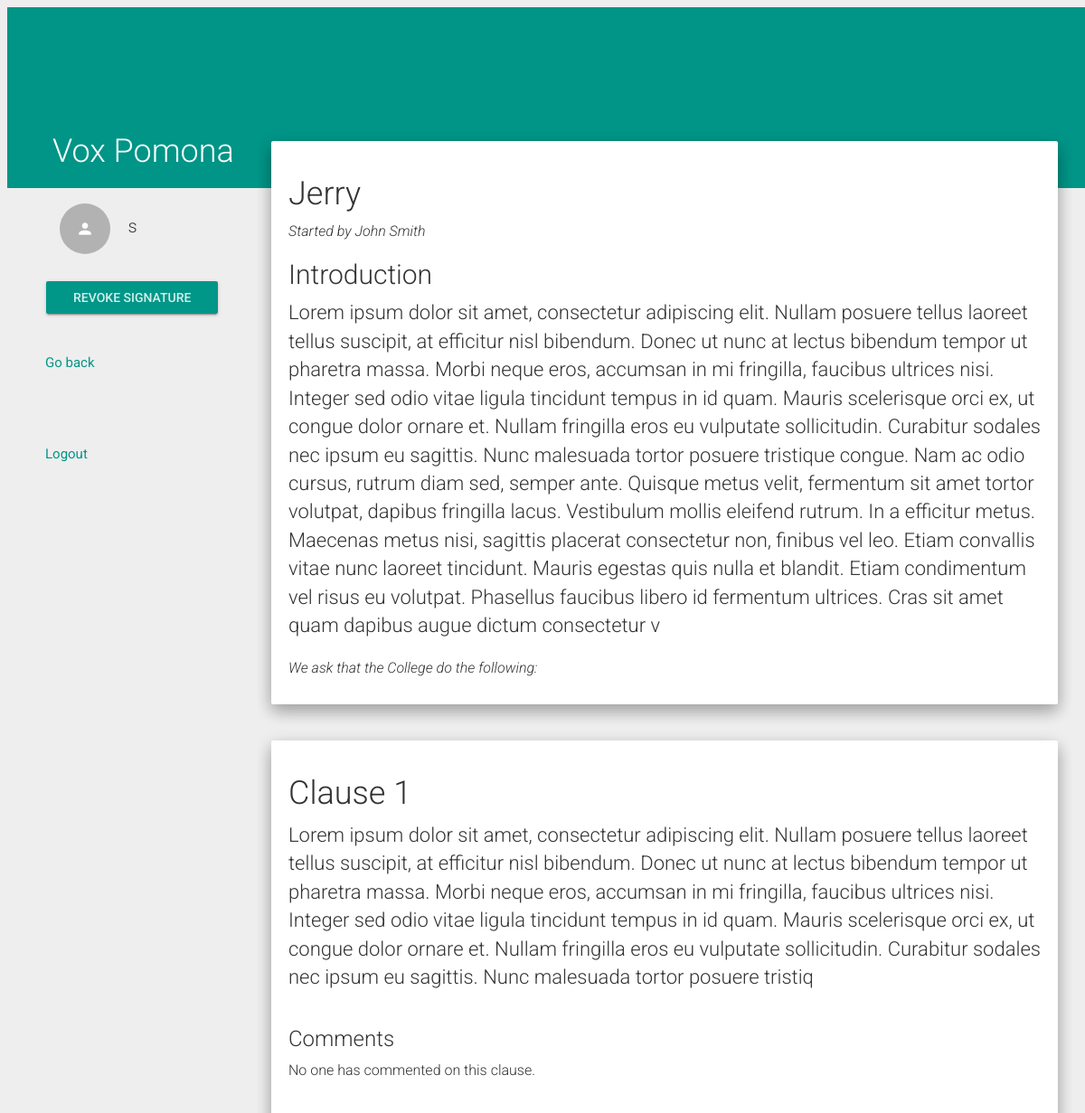
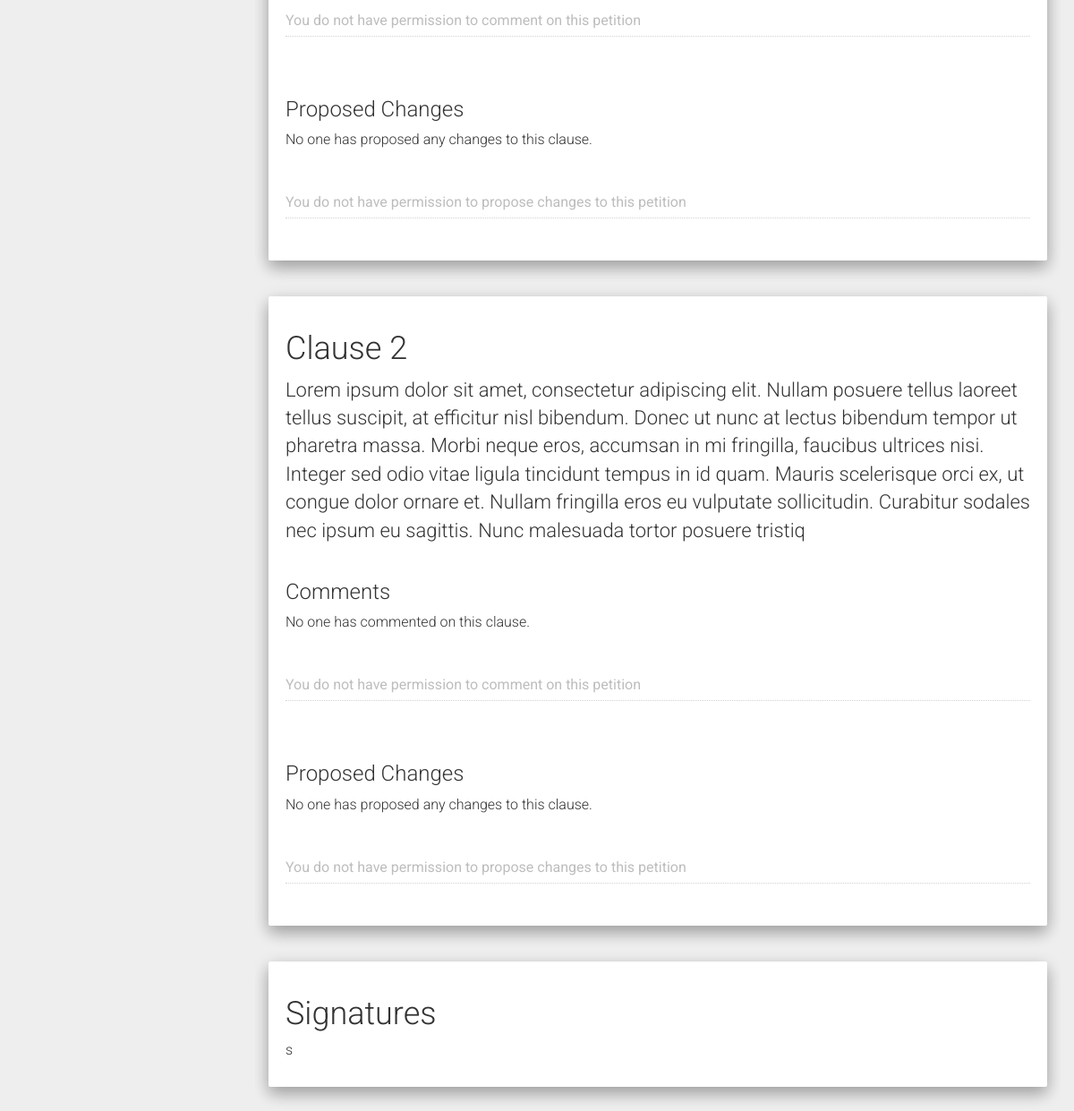
/view_petition/9/ (signed in), run on the app's committed database (2 pictures, top to bottom).
### VoxPomona/models.py (models this page shows, shortened)
class UserInfo(models.Model):
    email = models.EmailField(max_length = 100, unique = True)
    name = models.CharField(max_length = 100)
    USER_TYPE = (('STU','Student'), ('STA','Staff'),('FAC','Faculty'))
    user_type = models.CharField(max_length = 3, choices = USER_TYPE, default = 'STU')
    user = models.OneToOneField(settings.AUTH_USER_MODEL, related_name = "UserInfo", on_delete = models.CASCADE)
    def __str__(self):
        return (self.email)

class Petition(models.Model):
    userID = models.ForeignKey(UserInfo, to_field = 'email', on_delete = models.CASCADE)
    petitionID = models.AutoField(primary_key = True)
    ACADEMICS = 'AC'
    ADMINISTRATIVE_ACTION = 'AA'
    CAMPUS_FACILITIES = 'CF'
    COLLEGE_POLICY = 'CP'
    DINING_HALLS = 'DH'
    EXTRACURRICULAR_ACTIVITIES = 'EA'
    RESIDENCE_HALLS = 'RH'
    OTHER = 'OT'
    PETITION_CATEGORY_CHOICES = (
        (ACADEMICS,'Academics'),
        (ADMINISTRATIVE_ACTION, 'Administrative Action'),
        (CAMPUS_FACILITIES, 'Campus Facilities'),
        (COLLEGE_POLICY, 'Campus Policy'),
        (DINING_HALLS, 'Dining Halls'),
        (EXTRACURRICULAR_ACTIVITIES, 'Extracurricular Activities'),
        (RESIDENCE_HALLS, 'Residence Halls'),
        (OTHER,'Other'),
        )
    category = models.CharField(
        max_length = 2,
        choices = PETITION_CATEGORY_CHOICES,
        blank = True
        )
    open_time = models.DateTimeField()
    last_updated = models.DateTimeField()
    threshold = 10
    title = models.CharField(max_length = 100)
    summary = models.CharField(max_length = 1000)
    PERM_CHOICES = (('1','view'),('2','view, sign'),('3','view, sign, comment'),
        ('4','view, sign, comment, propose changes'))
    stu_permission = models.CharField(max_length = 1, choices = PERM_CHOICES, default = 4)
    staff_permission = models.CharField(max_length = 1, choices = PERM_CHOICES, default = 4)
    faculty_permission = models.CharField(max_length = 1, choices = PERM_CHOICES, default = 4)
    finalized = models.BooleanField()
    def get_creator_name(self):
        creator = self.userID
        user = UserInfo.objects.get(email=creator)
        return user.name
    def get_signatures(self):
        return Sign.objects.filter(petitionID=self.petitionID)

class Clause(models.Model):
    clauseID = models.AutoField(primary_key=True)
    petitionID = models.ForeignKey(Petition, on_delete=models.CASCADE)
    index = models.IntegerField()
    content = models.CharField(max_length=500, default='New Clause')
    time = models.DateTimeField(auto_now_add=True)
    def has_comments(self):
        if Comment.objects.filter(clauseID=self.clauseID):
            return True
        else:
            return False
    def has_changes(self):
        if Change.objects.filter(clauseID=self.clauseID):
            return True
        else:
            return False

class Sign(models.Model):
    userID = models.ForeignKey(UserInfo, to_field = 'email', on_delete=models.CASCADE)
    petitionID = models.ForeignKey(Petition) #on-delete???
    time = models.DateTimeField()
    def get_name(self):
        return UserInfo.objects.get(email=self.userID).name
    class Meta:
        unique_together = ("userID","petitionID")

### VoxPomona/views.py (the view, shortened to what this page needs)
# urls.py: url(r'^view_petition/([0-9]+)/$', views.view_petition_view, name='view_petition'),
@login_required
def view_petition_view(request,pid):
    user_info = request.user.UserInfo
    this_petition = Petition.objects.get(petitionID=pid)
    if this_petition.finalized:
        return redirect(this_petition.get_url())
    user_type = user_info.user_type
    if user_type == 'STU':
        user_perm = this_petition.stu_permission
    elif user_type =='FAC':
        user_perm = this_petition.faculty_permission
    else:
        user_perm = this_petition.staff_permission
    is_owner = this_petition.userID == user_info
    if Sign.objects.filter(userID=user_info, petitionID=this_petition):
        sign_status = True
    else:
        sign_status = False
    pet_clauses = Clause.objects.filter(petitionID=this_petition).order_by('index')
    change_list = Change.objects.filter(clauseID__in=pet_clauses)
    comment_list = Comment.objects.filter(clauseID__in=pet_clauses).order_by('time')
    change_votes = {}
    for change in change_list:
        currVo =ChangeVote.objects.filter(changeID=change.changeID)
        change_votes[change.changeID] = currVo
    if (request.GET.get('delete_btn')):
        Sign.objects.filter(petitionID=this_petition).delete()
        this_petition.delete()
        return redirect('/home')
    petDict = {
       'petition' : this_petition, \
       'clauses' : pet_clauses, \
       'user_perm' : int(user_perm), \
       'sign_status': sign_status, \
       'is_owner' : is_owner, \
       'comments' : comment_list, \
       'changes' : change_list, \
       'change_votes' : change_votes
    }
    return render(request,'view_petition.html',petDict)

### VoxPomona/templates/view_petition.html (shortened to what this page needs)
{% extends 'base.html' %}
{% load staticfiles %}
{% block content %}
<nav class="col-xs-3 menu">
  <div class="user_menu">
    <a href="/profile"><div class="list-group withripple">
      <div class="list-group-item">
        <div class="row-action-primary">
          <i class="material-icons">person</i>
        </div>
        <div class="row-content">
          <h4 class="list-group-item-heading ">{{ user.UserInfo.name }}</h4>
        </div>
      </div>
    </div></a>
    <div class="btn-group-vertical">
      {% if sign_status %}
        <form action="#" method="get">
          <input type="submit" class="btn btn-raised btn-primary" value="Revoke Signature" name="revoke_btn">
        </form>
      {% elif user_perm > 1 %}
        <form action="#" method="get">
          <input type="submit" class="btn btn-raised btn-primary" value="Sign This Petition" name="sign_btn">
        </form>
      {% endif %}
    </div>
  </div>
  <ul>
    <a href="/home"><li class="withripple" data-target="#about">Go back</li></a>
    <li></li>
    <a href="/logout/"><li class="withripple">Logout</li></a>
  </ul>
</nav>
<div class="pages col-xs-9">
	<div class ="well">
    <h1>{{ petition.title }}</h1>
    <p><em>Started by {{ petition.get_creator_name }}</em></p>
    <h2> Introduction </h2>
    <span class="pet_content">{{ petition.summary }}</span>
    <br /> <br />
    <p><em>We ask that the College do the following:</em></p>
  </div>
  <br />
  {% for cl in clauses %}
    <div class="well">
      <div class="row">
        <div class="col-md-10">
          <h1>Clause {{ forloop.counter }}</h1>
        </div>
        <div class="col-md-2">
        </div>
      </div>
      <span class="pet_content">{{ cl.content }}</span>
      <br /> <br />
      <h3>Comments</h3>
      {% if cl.has_comments %}
        {% for c in comments %}
          {% if c.clauseID.clauseID == cl.clauseID %}
            <div class="row">
              {% if c.userID.email == user.UserInfo.email %}
                <div class="col-md-9">
                  <br />
                  <p> <b>{{ c.get_name }}: </b>{{ c.content }}
                </div>
                <div class="col-md-3">
                  <form action="/delete_comment" method="POST" class="pull-right">
                    {% csrf_token %}
                    <input type="hidden" name="comment_id" value="{{ c.commentID }}">
                    <input type="hidden" name="petition_id" value="{{ petition.petitionID }}">
                    <input type="submit" class="btn btn-danger btn-sm" value="Delete Your Comment">
                  </form>
                </div>
              {% else %}
                <div class="col-md-12">
                  <br />
                  <p> <b>{{ c.get_name }}: </b>{{ c.content }}
                </div>
              {% endif %}
            </div>
          {% endif %}
        {% endfor %}
      {% else %}
        <p>No one has commented on this clause.</p>
      {% endif %}
      {% if user_perm > 2 %}
        <form action="/add_comment" method="POST">
          {% csrf_token %}
          <input type="hidden" name="clause_id" value="{{ cl.clauseID }}">
          <input type="hidden" name="petition_id" value="{{ petition.petitionID }}">
          <div class="form-group label-floating">
            <label class="control-label" for="focusedInput1">Add a comment</label>
            <input class="form-control" name="content" required="required">
            <p class="help-block">Press Enter to save your comment</p>
          </div>
        </form>
      {% else %}
        <form>
          <fieldset disabled="">
            <div class="form-group label-floating">
              <label class="control-label" for="focusedInput1">You do not have permission to comment on this petition</label>
              <input class="form-control" name="content">
            </div>
          </fieldset>
        </form>
      {% endif %}
      <br />
      <h3>Proposed Changes</h3>
      {% if cl.has_changes %}
        {% for c in changes %}
          {% if c.clauseID.clauseID == cl.clauseID %}
            <div class = "row">
              <div class="col-md-2">
                <form action="/upvote_change" method="POST" class="inline">
                  {% csrf_token %}
                  <input type="hidden" name="change_id" value="{{ c.changeID }}">
                  <input type="hidden" name="petition_id" value="{{ petition.petitionID }}">
                  <button type="submit" class="btn btn-no-padding"><i class="material-icons">expand_less</i></button>
                </form>
                <p class="inline"><span class="vote_count">{{ c.get_votes }}</span></p>
                <form action="/downvote_change" method="POST" class="inline">
                  {% csrf_token %}
                  <input type="hidden" name="change_id" value="{{ c.changeID }}">
                  <input type="hidden" name="petition_id" value="{{ petition.petitionID }}">
                  <button type="submit" class="btn btn-no-padding"><i class="material-icons">expand_more</i></button>
                </form>
              </div>
              {% if is_owner %}
                <div class="col-md-6">
                  <br />
                  <p><b>{{ c.get_name }}: </b>
                    {% if c.content|length > 0 %}
                      {{ c.content }}
                    {% else %}
                      <em><span class="text-danger">Delete this clause</span></em>
                    {% endif %}
                  </p>
                </div>
                <div class="col-md-4">
                  <form action="/accept_change" method="POST" class="pull-right">
                    {% csrf_token %}
                    <input type="hidden" name="change_id" value="{{ c.changeID }}">
                    <input type="hidden" name="clause_id" value="{{ cl.clauseID }}">
                    <input type="hidden" name="petition_id" value="{{ petition.petitionID }}">
                    <input type="submit" class="btn btn-success btn-sm" value="Accept Change">
                  </form>
                  <form action="/reject_change" method="POST" class="pull-right">
                    {% csrf_token %}
                    <input type="hidden" name="change_id" value="{{ c.changeID }}">
                    <input type="hidden" name="clause_id" value="{{ cl.clauseID }}">
                    <input type="hidden" name="petition_id" value="{{ petition.petitionID }}">
                    <input type="submit" class="btn btn-danger btn-sm" value="Reject Change">
                  </form>
                </div>
              {% elif not is_owner %}
                {% if c.userID.email == user.UserInfo.email %}
                  <div class="col-md-8">
                    <br />
                    <p><b>{{ c.get_name }}: </b>
                      {% if c.content|length > 0 %}
                        {{ c.content }}
                      {% else %}
                        <em><span class="text-danger">Delete this clause</span></em>
                      {% endif %}
                    </p>
                  </div>
                  <div class="col-md-2">
                    <form action="/reject_change" method="POST" class="pull-right">
                      {% csrf_token %}
                      <input type="hidden" name="change_id" value="{{ c.changeID }}">
                      <input type="hidden" name="clause_id" value="{{ cl.clauseID }}">
                      <input type="hidden" name="petition_id" value="{{ petition.petitionID }}">
                      <input type="submit" class="btn btn-danger btn-sm" value="Delete This Change">
                    </form>
                  </div>
                {% else %}
                  <div class="col-md-10">
                    <br />
                    <p><b>{{ c.get_name }}: </b>
                      {% if c.content|length > 0 %}
                        {{ c.content }}
                      {% else %}
                        <em><span class="text-danger">Delete this clause</span></em>
                      {% endif %}
                    </p>
                  </div>
                {% endif %}
              {% endif %}
            </div>
          {% endif %}
        {% endfor %}
        <br />
      {% else %}
        <p>No one has proposed any changes to this clause.</p>
      {% endif %}
      {% if user_perm > 3 %}
        <form action="/add_change" method="POST">
          {% csrf_token %}
          <input type="hidden" name="clause_id" value="{{ cl.clauseID }}">
          <input type="hidden" name="petition_id" value="{{ petition.petitionID }}">
          <div class="form-group label-floating">
            <label class="control-label" for="focusedInput1">Propose a change to this clause</label>
            <input class="form-control" name="content">
            <p class="help-block">Type exactly what you want this clause to say. Leave this blank if you want to delete the clause. Press Enter to save your proposed change.</p>
          </div>
        </form>
      {% else %}
        <form>
          <fieldset disabled="">
            <div class="form-group label-floating">
              <label class="control-label" for="focusedInput1">You do not have permission to propose changes to this petition</label>
              <input class="form-control" name="content">
            </div>
          </fieldset>
        </form>
      {% endif %}
    </div>
    <br />
  {% endfor %}
  <div class ="well">
    <h1>Signatures</h1>
    {% for sig in petition.get_signatures %}
      <p>{{sig.get_name}}</p>
    {% endfor %}
  </div>
</div>
{% endblock %}

### VoxPomona/templates/base.html (shortened to what this page needs)
{% load static %}
<html>
<head>
    <link href="//maxcdn.bootstrapcdn.com/bootstrap/3.3.6/css/bootstrap.min.css" rel="stylesheet">
    <link href="{% static '/css/bootstrap-material-design.css' %}" rel="stylesheet">
    <link href="{% static '/css/ripples.min.css' %}" rel="stylesheet">
    <link href="//cdn.rawgit.com/FezVrasta/dropdown.js/master/jquery.dropdown.css" rel="stylesheet">
    <link href="{% static 'css/base.css' %}" rel="stylesheet">
</head>
<body>
    <div class="header-panel shadow-z-2">
      <div class="container-fluid">
        <div class="row">
          <div class="col-xs-3">
            <a href="/home"><h1>Vox Pomona</h1></a>
          </div>
        </div>
      </div>
    </div>
    <div class="container-fluid main">
        <div class="row">
            {% block content %}{% endblock content %}
        </div>
    </div>
</body>
</html>

### VoxPomona/static/css/base.css (style rules this page uses)
* { box-sizing: border-box; }
.header-panel { background-color: #009587; height: 200px; width: 100%; top: 8px; left: 8px; position: fixed; z-index: 3; }
.header-panel div { position: relative; height: 100%; }
.header-panel h1 { color: #FFF; position: absolute; bottom: 10px; padding-left: 35px; }
.menu { overflow: auto; padding: 0; top: 225px; position: fixed; width: 22.5%; }
.menu, .menu * { -webkit-user-select: none; -moz-user-select: none; user-select: none; }
.menu ul { margin-left: 10px; padding: 0; }
.menu ul li { list-style: none; padding: 20px 0 20px 40px; font-size: 15px; font-weight: normal; cursor: pointer; }
.menu .user_menu { margin-left: 50px; }
.menu .user_menu input { width: 100%; }
.pages { position: absolute; top: 0; right: 15px; z-index: 4; padding: 15px; padding-top: 156px; overflow: auto; width: 75%; }
.pages > div { padding: 0 5px; padding-top: 128px; }
.pet_content { font-size: 22px; }

### data on the page
Petition: title "Jerry", get_creator_name "John Smith", summary "Lorem ipsum dolor sit amet, consectetur adipiscing elit. Nullam posuere tellus laoreet tellus suscipit, at efficitur nisl bibendum. Donec ut nunc at lectus bibendum tempor ut pharetra massa. Morbi neque eros, accumsan in mi fringilla, faucibus ultrices nisi. Integer sed odio vitae ligula tincidunt tempus in id quam. Mauris scelerisque orci ex, ut congue dolor ornare et. Nullam fringilla eros eu vulputate sollicitudin. Curabitur sodales nec ipsum eu sagittis. Nunc malesuada tortor posuere tristique congue. Nam ac odio cursus, rutrum diam sed, semper ante. Quisque metus velit, fermentum sit amet tortor volutpat, dapibus fringilla lacus. Vestibulum mollis eleifend rutrum. In a efficitur metus.…"
Clause: content "Lorem ipsum dolor sit amet, consectetur adipiscing elit. Nullam posuere tellus laoreet tellus suscipit, at efficitur nisl bibendum. Donec ut nunc at lectus bibendum tempor ut pharetra massa. Morbi neque eros, accumsan in mi fringilla, faucibus ultrices nisi. Integer sed odio vitae ligula tincidunt tempus in id quam. Mauris scelerisque orci ex, ut congue dolor ornare et. Nullam fringilla eros eu vulputate sollicitudin. Curabitur sodales nec ipsum eu sagittis. Nunc malesuada tortor posuere tristiq", shows "No one has commented on this clause.", shows "No one has proposed any changes to this clause."
Clause: content "Lorem ipsum dolor sit amet, consectetur adipiscing elit. Nullam posuere tellus laoreet tellus suscipit, at efficitur nisl bibendum. Donec ut nunc at lectus bibendum tempor ut pharetra massa. Morbi neque eros, accumsan in mi fringilla, faucibus ultrices nisi. Integer sed odio vitae ligula tincidunt tempus in id quam. Mauris scelerisque orci ex, ut congue dolor ornare et. Nullam fringilla eros eu vulputate sollicitudin. Curabitur sodales nec ipsum eu sagittis. Nunc malesuada tortor posuere tristiq", shows "No one has commented on this clause.", shows "No one has proposed any changes to this clause."
Sign: get_name "s"

### other printed values
{{ user.UserInfo.name }} "s"
